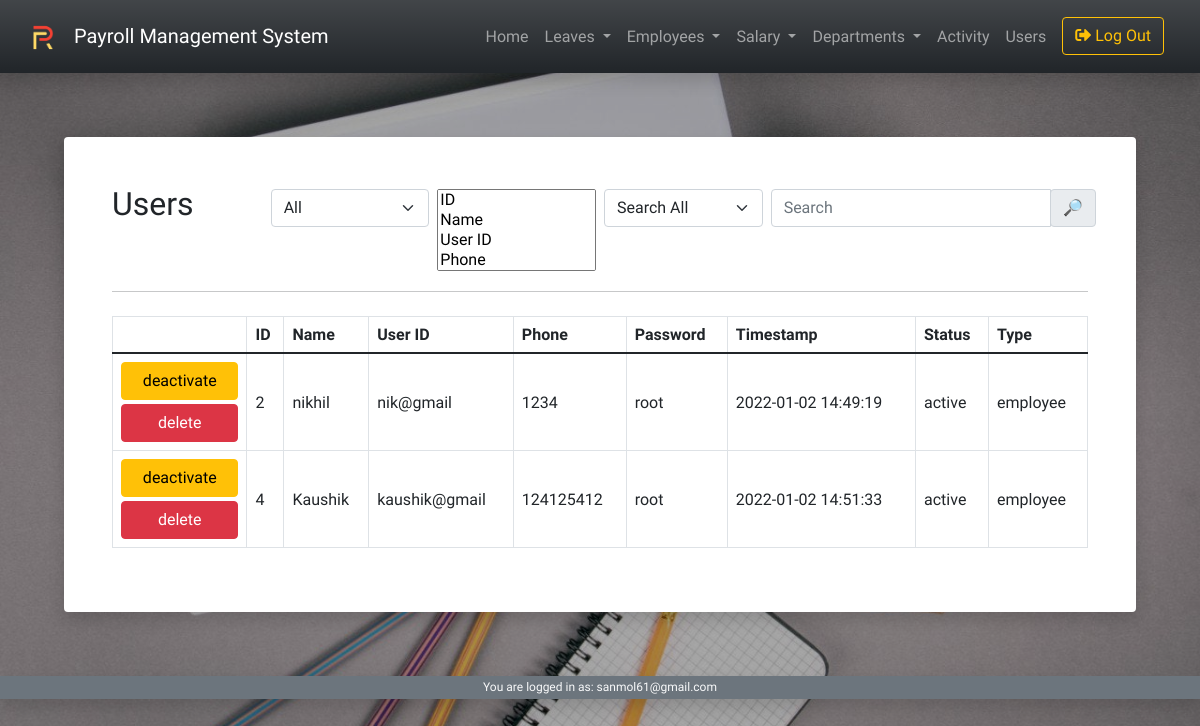
The page /components/users.php (signed in) on the database its author committed.
### tables this page shows
CREATE TABLE `myusers` (
  `id` int(11) NOT NULL,
  `user_id` varchar(255) NOT NULL,
  `name` varchar(255) NOT NULL,
  `type` varchar(255) NOT NULL DEFAULT 'employee',
  `phone` bigint(11) DEFAULT NULL,
  `password` varchar(255) NOT NULL,
  `timestamp` datetime NOT NULL DEFAULT current_timestamp(),
  `status` varchar(255) NOT NULL DEFAULT 'active'
);

### components/users.php (the view, shortened to what this page needs)
<link rel="stylesheet" href="https://cdnjs.cloudflare.com/ajax/libs/bootstrap-select/1.14.0-beta2/css/bootstrap-select.min.css" />
<?php
require('header.php');
$query = "SELECT * FROM myusers WHERE type <> 'admin'";
$employees = mysqli_query($db, $query);
?>
<div class="p-sm-5">
    <div class="m-md-3 mt-5 p-5 bg-white shadow rounded">
        <div class="row">
            <div class="col-md-2">
                <h2>Users</h2>
            </div>
            <div class="col-md-2 p-2 p-md-1">
                <select class="form-select" id="catByTime" onchange="filterRows()">
                    <option value=-1 selected>All</option>
                </select>
            </div>
            <div class="col-md-2 p-2 p-md-1">
                <select class="selectpicker w-100" id="filter" onchange="filterCols()" multiple placeholder="Nothing Hidden">
                    <option value=1>ID</option>
                    <option value=2>Name</option>
                    <option value=3>User ID</option>>
                    <option value=4>Phone</option>
                    <option value=5>Password</option>
                </select>
            </div>
            <div class="col-md-2 p-2 p-md-1">
                <select class="form-select" id="category" onchange="search()">
                    <option value=-1 selected>Search All</option>
                </select>
            </div>
            <div class="col-md-4 p-2 p-md-1">
                <div class="input-group">
                    <input class="form-control" type="text" id="search" placeholder="Search" onkeyup="search()" />
                    <div class="input-group-prepend">
                        <div class="input-group-text">&#x1F50E;&#xFE0E;</div>
                    </div>
                </div>
            </div>
        </div>
        <hr>
        <div class="overflow-auto">
            <table class="mt-2 table table-bordered table-hover" id="usersTable">
                <thead class="thead-dark align-middle">
                    <tr>
                        <th></th>
                        <th>ID</th>
                        <th>Name</th>
                        <th>User ID</th>
                        <th>Phone</th>
                        <th>Password</th>
                        <th>Timestamp</th>
                        <th>Status</th>
                        <th>Type</th>
                    </tr>
                </thead>
                <tbody>
                    <?php
                    while ($row = mysqli_fetch_assoc($employees)) {
                    ?>
                        <tr class="align-middle">
                            <form method="POST">
                                <td class="text-center">
                                    <?php if($row['status']=='active'){ ?>
                                        <button name="deact" value="<?php echo $row['id'] ?>" class="btn btn-warning w-100">deactivate</button>
                                        <?php } else{ ?>
                                            <button name="act" value="<?php echo $row['id'] ?>" class="btn btn-success w-100">activate</button>
                                            <?php } ?>
                                            <br>
                                            <button name="del" value="<?php echo $row['id'] ?>"  class="btn btn-danger w-100 mt-1" onclick="return confirm('Are you sure?');">delete</button>
                                        </td>
                            </form>
                            <td>
                                <?php echo $row['id'] ?>
                            </td>
                            <td>
                                <?php echo $row['name'] ?>
                            </td>
                            <td>
                                <?php echo $row['user_id'] ?>
                            </td>
                            <td>
                                <?php echo $row['phone'] ?>
                            </td>
                            <td>
                                <?php echo $row['password'] ?>
                            </td>
                            <td>
                                <?php echo $row['timestamp'] ?>
                            </td>
                            <td>
                                <?php echo $row['status'] ?>
                            </td>
                            <td>
                                <?php echo $row['type'] ?>
                            </td>
                        </tr>
                    <?php
                    }
                    ?>
                </tbody>
            </table>
        </div>
    </div>
</div>
<?php require('footer.php'); ?>

### components/header.php (shortened to what this page needs)
<!DOCTYPE html>
<html lang="en">
<head>
  <link href="https://cdn.jsdelivr.net/npm/bootstrap@5.1.3/dist/css/bootstrap.min.css" rel="stylesheet">
  <link href="../../components/scripts/style.css" rel="stylesheet" />
  <link rel="stylesheet" href="https://pro.fontawesome.com/releases/v5.10.0/css/all.css" />
</head>
<body>
  <nav class="navbar navbar-expand-lg navbar-dark bg-gradient bg-dark shadow p-3">
    <div class="container-fluid">
      <a class="navbar-brand" href="#"><img class="me-3" src="../../components/static/icon.png" style="width:30px"/>Payroll Management System</a>
      <div class="collapse navbar-collapse" id="navbarNavDropdown">
        <ul class="navbar-nav ms-auto">
          <li class="nav-item">
            <a class="nav-link" aria-current="page" href="../index.php" id="homelink">Home</a>
          </li>
          <li class="nav-item dropdown">
            <a class="nav-link dropdown-toggle" href="#" role="button" data-bs-toggle="dropdown" aria-expanded="false" id="leaveslink">
              Leaves
            </a>
          </li>
          <li class="nav-item dropdown">
            <a class="nav-link dropdown-toggle" href="#" role="button" data-bs-toggle="dropdown" aria-expanded="false" id="employeeslink">
              Employees
            </a>
          </li>
          <li class="nav-item dropdown">
            <a class="nav-link dropdown-toggle" href="#" role="button" data-bs-toggle="dropdown" aria-expanded="false" id="salarylink">
              Salary
            </a>
          </li>
          <li class="nav-item dropdown">
            <a class="nav-link dropdown-toggle" href="#" role="button" data-bs-toggle="dropdown" aria-expanded="false" id="departmentlink">
              Departments
            </a>
          </li>
          <li class="nav-item dropdown">
            <a class="nav-link" href="/components/logs.php" role="button" >
              Activity
            </a>
          </li>
          <?php if( isset($_SESSION['type']) &&  $_SESSION['type']== 'admin')
          { ?>
          <li class="nav-item dropdown">
            <a class="nav-link" href="/components/users.php" role="button" >
              Users
            </a>
          </li>
            <?php } ?>
          <li class="nav-item dropdown">
            <?php
            if(isset($_SESSION['user_id']))
            {
              ?>
            <a href="/components/logout.php" class="btn btn-outline-warning mx-md-2" ><i class="fas fa-sign-out-alt"></i> Log Out</a>
            <?php
            }
            else
            {
            ?>
            <a href="/components/login.php" class="btn btn-outline-warning mx-md-2" ><i class="fas fa-sign-in-alt"></i> Log In</a>
            <?php } ?>
          </li>
        </ul>
      </div>
    </div>
  </nav>
</body>
</html>

### components/footer.php
<div class="bg-secondary text-light text-center p-1 shadow">
   <h6 class="m-0" style="font-size:12px"> You are logged in as: <?php echo $_SESSION['user_id']?></h6>
</div>

### components/scripts/style.css (style rules this page uses)
* { font-family: 'Comfortaa', sans-serif; }
html, body { margin:0; height:100%; }

### rows shown on the page
myusers: id "2", name "nikhil", user "nik@gmail", phone "1234", password "root", timestamp "2022-01-02 14:49:19", status "active", type "employee"
myusers: id "4", name "Kaushik", user "kaushik@gmail", phone "124125412", password "root", timestamp "2022-01-02 14:51:33", status "active", type "employee"

### other values the page prints
$_SESSION['user_id'] "sanmol61@gmail.com"
